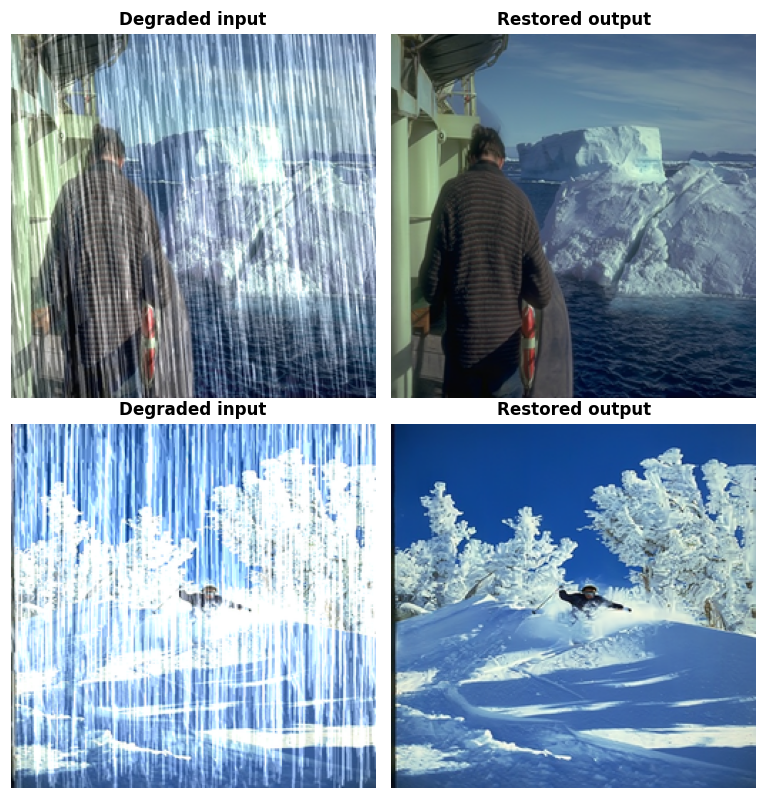
#> input picture hw4/images/restoration_comparison.png, 766 x 799 px
$ python -i augment.py   (imports and definitions only)
#> lines starting #> are read from the running program, lines starting #| are printed output that depends on the picture
#!/usr/bin/env python3
"""
augment.py - Strong data augmentation for instance segmentation (class balancing).

Augmentation pipeline:
  - HSV color jitter
  - Random horizontal/vertical flip
  - RandomAffine (rotation, scale, translation, shear)
  - Mosaic (4-image grid)              -- disable with --no-mosaic
  - MixUp (alpha-blend two samples)    -- disable with --no-mixup
  - Copy-Paste (paste instances across samples)

Training tip: disable Mosaic & MixUp for the last 10-20 epochs.
  Early epochs  : python augment.py ...               (mosaic + mixup ON)
  Final epochs  : python augment.py ... --no-mosaic --no-mixup
"""

import os
# Must be set before numpy/cv2 are imported to prevent OpenMP thread pool deadlocks
os.environ["OMP_NUM_THREADS"]      = "1"
os.environ["OPENBLAS_NUM_THREADS"] = "1"
os.environ["MKL_NUM_THREADS"]      = "1"
os.environ["NUMEXPR_NUM_THREADS"]  = "1"

import sys
import argparse
import random
import uuid
import shutil
import multiprocessing as mp
from copy import deepcopy


class _Timeout(Exception):
    pass

# [27 lines left out: functions _worker, run_with_timeout, not called in this run]

import numpy as np
import tifffile
import cv2
# [1 line not run here, left out]
from tqdm import tqdm


# ---------------------------------------------------------------------------
# I/O helpers
# ---------------------------------------------------------------------------

# [34 lines left out: functions load_sample, save_sample, not called in this run]


# ---------------------------------------------------------------------------
# Geometric helpers (always INTER_NEAREST on masks to preserve IDs)
# ---------------------------------------------------------------------------

def _resize_image(img, w, h):
    return cv2.resize(img, (w, h), interpolation=cv2.INTER_LINEAR)


def _resize_mask(mask, w, h):
    return cv2.resize(mask.astype(np.float32), (w, h),
                      interpolation=cv2.INTER_NEAREST).astype(np.float64)


def _resize_masks(masks, w, h):
    return {c: _resize_mask(m, w, h) for c, m in masks.items()}


# ---------------------------------------------------------------------------
# Individual augmentations
# ---------------------------------------------------------------------------

def aug_hsv(image: np.ndarray,
            h_gain: float = 0.015,
            s_gain: float = 0.7,
            v_gain: float = 0.4) -> np.ndarray:
    """Apply random HSV jitter to the first 3 channels (RGB)."""
#> called with h_gain = 0.015, s_gain = 0.7, v_gain = 0.4
    if image.ndim < 3 or image.shape[2] < 3:
        return image
    r = np.random.uniform(-1, 1, 3) * [h_gain, s_gain, v_gain] + 1
    rgb = image[:, :, :3].copy()
    hsv = cv2.cvtColor(rgb, cv2.COLOR_RGB2HSV)
#> hsv: shape (799, 766, 3); mean H, S, V 81.5, 71.2, 178.6
    h, s, v = cv2.split(hsv)
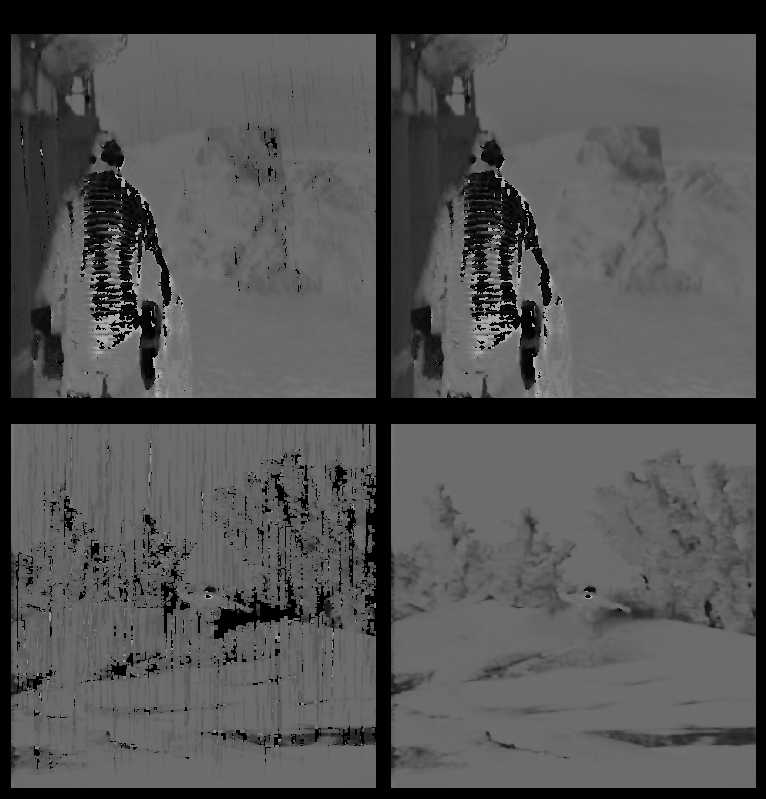
#> h: shape (799, 766); min 0, max 179, mean 81.5
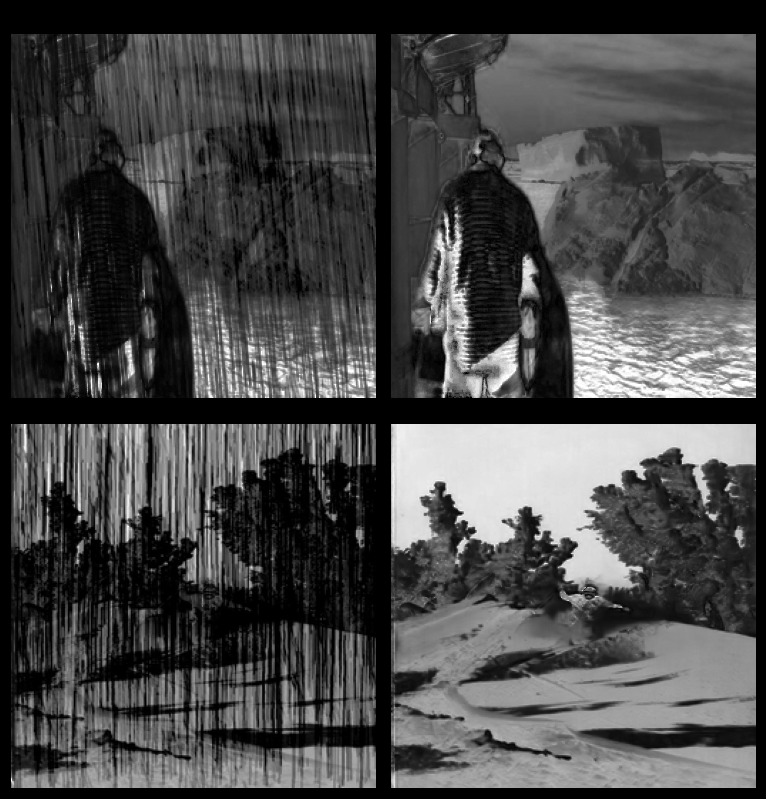
#> s: shape (799, 766); min 0, max 255, mean 71.2
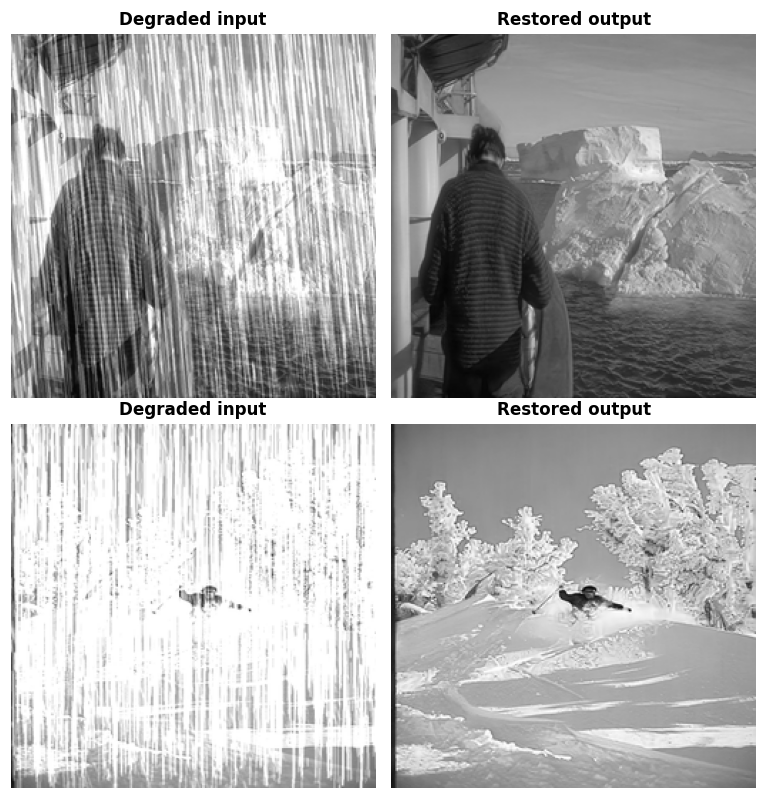
#> v: shape (799, 766); min 0, max 255, mean 178.6
    dtype = rgb.dtype
    x = np.arange(0, 256, dtype=np.int16)
    lut_h = ((x * r[0]) % 180).astype(dtype)
    lut_s = np.clip(x * r[1], 0, 255).astype(dtype)
#> lut_s = 256 values from 0 to 255
    lut_v = np.clip(x * r[2], 0, 255).astype(dtype)
#> lut_v = 256 values from 0 to 255
    hsv_out = cv2.merge((cv2.LUT(h, lut_h), cv2.LUT(s, lut_s), cv2.LUT(v, lut_v)))
#> hsv_out: shape (799, 766, 3); mean H, S, V 81.5, 90, 187.6
    result = image.copy()
    result[:, :, :3] = cv2.cvtColor(hsv_out, cv2.COLOR_HSV2RGB)
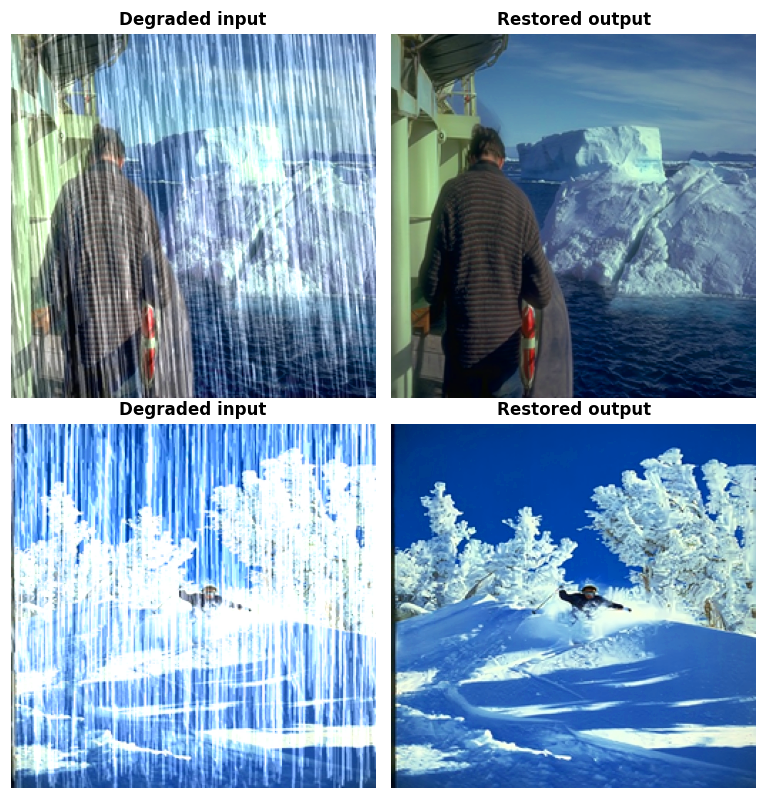
#> result: shape (799, 766, 3); mean R, G, B 130.7, 159.3, 184.8
    return result


# [410 lines left out: functions aug_flip, aug_affine, _gaussian_blur_mask, aug_copy_paste, aug_mosaic, aug_mixup and 3 more, not called in this run]


# [2 lines not run here, left out]

>>> import cv2
>>> picture = cv2.cvtColor(cv2.imread('hw4/images/restoration_comparison.png'), cv2.COLOR_BGR2RGB)
>>> result = aug_hsv(picture)
